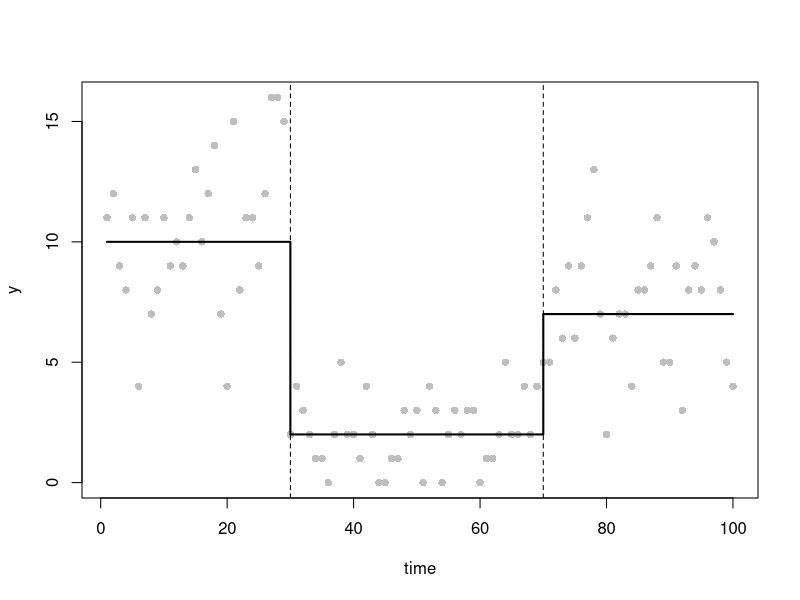
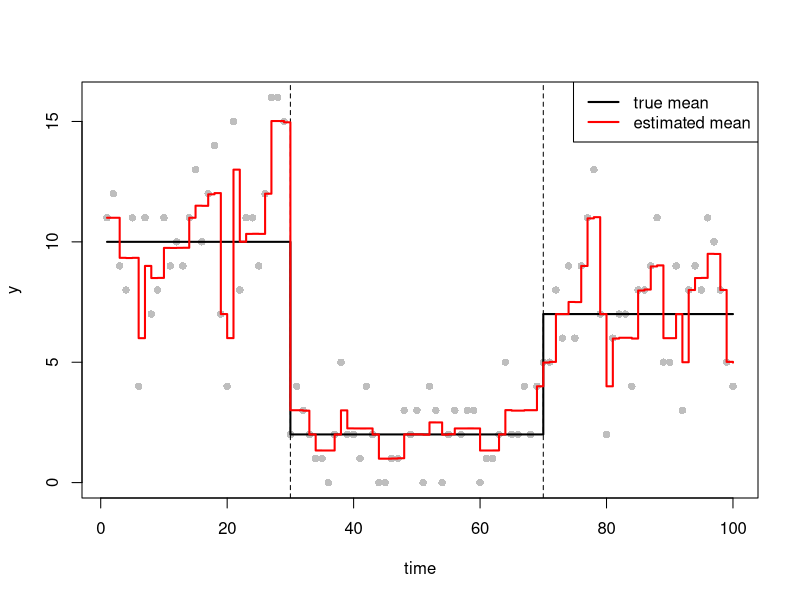
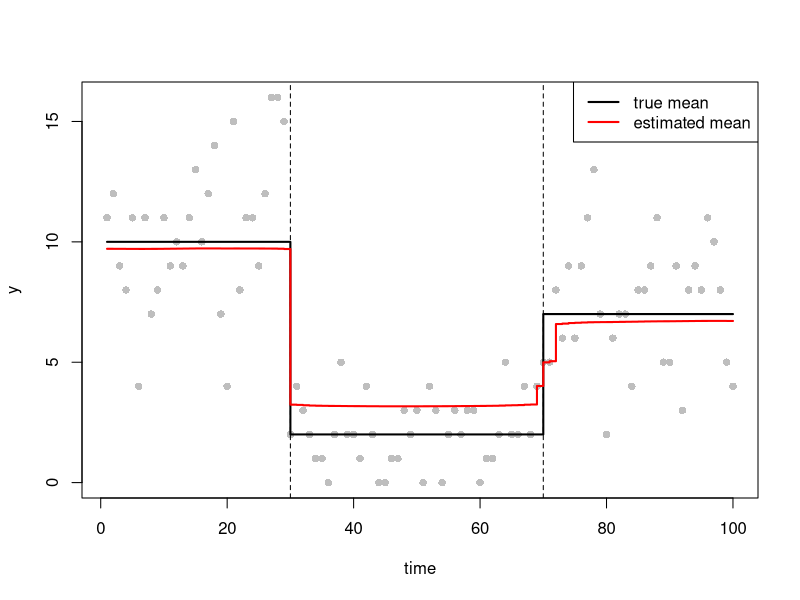
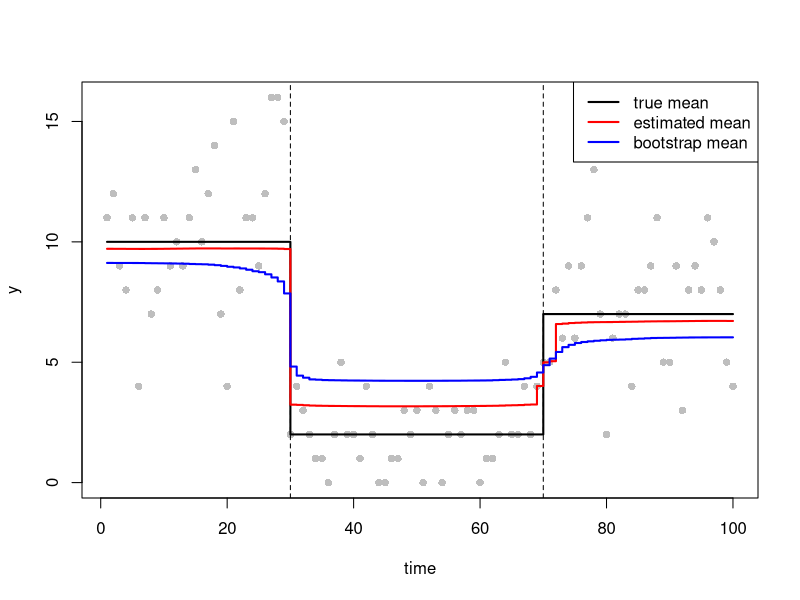
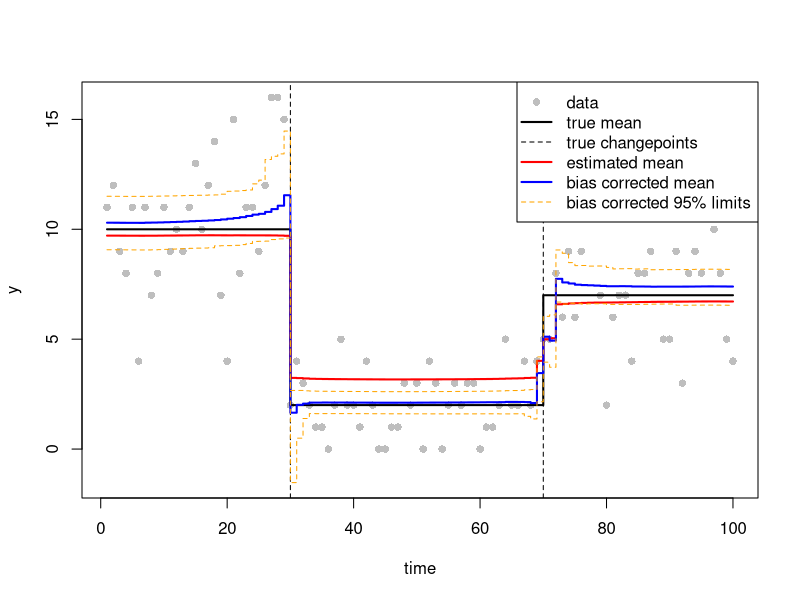

Source code (R) for these figures, in order:
## overview: 
## This code studies changepoint estimation. A changepoint is a time point
## where the underlying probability distribution abruptly changes. The data
## are modelled as Poisson random variables where the mean parameter changes
## abruptly over time, and we use optim to estimate the mean function and thus
## infer the number and positions of the changepoints.
## In this code:
## - We simulate a data set from a Poisson model with a known mean function and
##   known changepoints.
## - We define the penalised cost function of the Poisson changepoint model 
##   (the objective to be minimised), and its gradient and Hessian matrix, and
##   test them by finite differencing.
## - We fit the Poisson changepoint model to the simulated data set with a
##   given penalty parameter, minimising the objective using the BFGS method.
## - We find the best penalty parameter lambda by minimising the mBIC over a
##   grid of values.
## - We refit the changepoint model with the best penalty value to get the
##   final estimate of beta, and use it to estimate the number and locations
##   of the changepoints.
## - We assess the uncertainty of the mean function by parametric bootstrapping,
##   and use it to compute a bias corrected mean function and bias corrected
##   95% confidence intervals.

## outline:
## 1. function definitions:
## - poission_lasso_objective, poission_lasso_grad, poission_lasso_hess,
##   compute the penalised cost function of the Poisson changepoint model and
##   its gradient and Hessian matrix
## - fd_test, test the gradient and Hessian matrix by finite differencing
## - fit_changepoint, fit the model for a given penalty parameter using optim
## - plt, plot the data with the true mean function and true changepoints
## 2. analysis:
## - simulate the data and test the derivative functions
## - preliminary sanity check by fitting the model with the default penalty 
##   parameter
## - find the best penalty value that minimises the mBIC over a grid of values
## - refit the changepoint model with the best penalty value to get the final
##   estimate of beta, and estimate the number and locations of the changepoints
## - parametric bootstrapping, and use bootstrap samples to compute the bias
##   corrected mean function and 95% confidence intervals
## - final plot

## function definitions:
## poission_lasso_objective: penalised cost function of the Poisson changepoint
## model
## inputs: beta, the parameter vector of length n, where beta_1 is the
##         intercept value, with beta_k (k>=2) denoting the change in the
##         log-mean function relative to the last time step
##         y, the data vector
##         lambda, the penalty parameter, set a default value of 1
##         eps, the smoothing parameter for approximating the absolute
##         function, set a default value of 1e-6.
## outputs: the value of the penalised cost
## work: compute the mean function from beta, then construct the negative 
##       log-likelihood function, add lambda times the sum of 
##       sqrt(beta_k^2 + eps) over k = 2,...,n, which shrinks beta_k towards 0

poission_lasso_objective <- function(beta, y, lambda = 1, eps = 1e-6){
  eta <- cumsum(beta)  ## linear predictor, eta_k = beta_1 + ... + beta_k
  mu <- exp(eta)  ## mean function, mu_k = exp(eta_k)
  nll <- sum(mu - y*eta + lgamma(y+1))  ## negative log likelihood
  penalty <- lambda * sum(sqrt(beta[-1]^2 + eps))  ## beta_1 is not penalised
  nll + penalty
}

## poission_lasso_grad: first derivatives of the penalised cost function of the
##                      Poisson changepoint model with respect to beta
## inputs: beta, the parameter vector of length n, where beta_1 is the 
##         intercept value, with beta_k (k>=2) denoting the change in the
##         log-mean function relative to the last time step
##         y, the data vector
##         lambda, the penalty parameter, set a default value of 1
##         eps, the smoothing parameter for approximating the absolute function,
##         set a default value of 1e-6
## outputs: the gradient vector of length n
## work: compute the mean function from beta, construct the gradient of the 
##       negative log likelihood by summing mu_k - y_k where k = j,...,n,
##       for each beta_j (j = 1,...,n), add the derivative of the penalty 
##       for j = 2,..., n

poission_lasso_grad <- function(beta, y, lambda = 1, eps = 1e-6){
  eta <- cumsum(beta)  ## linear predictor, eta_k = beta_1 + ... + beta_k
  mu <- exp(eta)  ## mean function, mu_k = exp(eta_k)
  ## need to calculate the sum of mu - y from each position j to the end, cumsum
  ## adds up from the start, so reverse the vector first, then reverse back to
  ## keep the original order
  grad_nll <- rev(cumsum(rev(mu - y)))
  ## derivative of the penalty, beta_1 is not penalised
  grad_penalty <- c(0, (lambda*beta[-1]) / sqrt(beta[-1]^2 + eps))
  grad_nll + grad_penalty 
}

## poission_lasso_hess: second derivatives of the penalised cost function of the
##                      Poisson changepoint model with respect to beta
## inputs: beta, the parameter vector of length n, where beta_1 is the 
##         intercept value, with beta_k (k>=2) denoting the change in the
##         log-mean function relative to the last time step
##         y, the data vector
##         lambda, the penalty parameter, set a default value of 1
##         eps, the smoothing parameter for approximating the absolute function,
##         set a default value of 1e-6
## outputs: the n×n Hessian matrix
## work: compute the mean function from beta, construct the Hessian matrix of
##       the negative log likelihood by summing mu_k where k = max(i,j),...,n,
##       for each (beta_i, beta_j) with i,j = 1,...,n, add the second derivative
##       of the penalty on the diagonal for j = 2,...,n

poission_lasso_hess <- function(beta, y, lambda = 1, eps = 1e-6){
  n <- length(beta)
  eta <- cumsum(beta)  ## linear predictor, eta_k = beta_1 + ... + beta_k
  mu <- exp(eta)  ## mean function, mu_k = exp(eta_k)
  ## need to calculate the sum of mu from each position k to the end
  ## cumsum adds up from the start, so reverse the vector first, then reverse
  ## back to keep the original order
  mu_remaining <- rev(cumsum(rev(mu)))
  ## only when k >= i, mu_k changes as beta_i changes; only when k >= j,
  ## mu_k changes as beta_j changes
  ## so only when k >= max(i, j), mu_k is affected by both beta_i and beta_j
  hess_nll <- matrix(0, n, n)
  for (i in 1:n) {
    for (j in 1:n) {
      hess_nll[i, j] <- mu_remaining[max(i, j)]
    }
  }
  ## the first derivative of the penalty with respect to beta_j only contains
  ## beta_j, so differentiating again with respect to beta_i will be 0
  ## so only the diagonal (j, j) will be nonzero
  ## beta_1 is not penalised, entry = 0
  hess_penalty <- diag(c(0, (lambda*eps) / (beta[-1]^2 + eps)^1.5))
  hess_nll + hess_penalty
}

## fd_test: using finite difference approximations to check the gradient and
##          Hessian matrix computed by code
## inputs: beta0, the parameter vector used in testing
##         y, the data vector
##         lambda, the penalty parameter, set a default value of 1
##         eps, the smoothing parameter for approximating the absolute function,
##         set a default value of 1e-6
##         h, the finite difference interval, set a default value of 1e-7
## outputs: a vector with two numbers, the largest absolute difference between
##          the result computed by code and the finite difference
##          approximations for gradient and Hessian matrix
## work: increase each beta_i (i = 1,...,n) by h each time, approximate the
##       gradient from the change in the objective and the Hessian from the
##       change in the gradient, then compare with the derivatives computed by
##       code

fd_test <- function(beta0, y, lambda = 1, eps = 1e-6, h = 1e-7){
  n <- length(beta0)
  obj0 <- poission_lasso_objective(beta0, y, lambda, eps)  ## objective at beta0
  grad0 <- poission_lasso_grad(beta0, y, lambda, eps)  ## gradient at beta0
  fd <- rep(0, n)  ## finite difference approximation for the gradient
  ## finite difference approximation for the Hessian matrix
  Hfd <- matrix(0, n, n)
  for (i in 1:n){
    beta1 <- beta0
    beta1[i] <- beta1[i] + h  ## increase beta_i by h
    obj1 <- poission_lasso_objective(beta1, y, lambda, eps)
    grad1 <- poission_lasso_grad(beta1, y, lambda, eps)
    ## derivative of the objective with respect to beta_i
    fd[i] <- (obj1 - obj0) / h
    ## derivative of the gradient with respect to beta_i
    Hfd[i, ] <- (grad1 - grad0) / h
  }
  hess0 <- poission_lasso_hess(beta0, y, lambda, eps)
  ## if the code is correct, the largest absolute difference between the
  ## derivatives computed by code and the approximations will be close to 0
  grad_diff <- max(abs(grad0 - fd))
  hess_diff <- max(abs(hess0 - Hfd))
  c(grad_diff, hess_diff)
}

## fit_changepoint: fit the Poisson changepoint model to the simulated dataset
##                  with a given penalty parameter
## inputs: y, the data vector
##         lambda, the penalty parameter, set a default value of 1
##         eps, the smoothing parameter for approximating the absolute function,
##         set a default value of 1e-6
## outputs: a list returned by optim
## work: initialise the parameter vector at beta_1 = log(mean(y)) and beta_k = 0
##       for all k >= 2, then minimise the objective using the BFGS method in
##       the optim command, and give a warning if optim did not converge

fit_changepoint <- function(y, lambda = 1, eps = 1e-6) {
  n <- length(y)
  ## start with a constant mean, mean(y), at every time point
  beta_start <- c(log(mean(y)), rep(0, n-1)) 
  ## find the beta that minimises the objective, starting from beta_start
  ## increase the maximum number of iterations from the default 100, as 100 is
  ## not enough to converge
  fit <- optim(beta_start, poission_lasso_objective, gr = poission_lasso_grad, 
               y = y, lambda = lambda, eps = eps, method = "BFGS", 
               control = list(maxit = 1000)) 
  if (fit$convergence != 0) warning("optim did not converge") 
  fit
}

## plt: plot the data with the true mean function and true changepoints
## inputs: time, the time points
##         y, the data vector
##         mu_true, the true mean function
##         tau_true, the ordered changepoint locations tau_0 < tau_1 < ...
##         < tau_m < tau_{m+1}, where m is the number of changepoints,
##         tau_0 = 1 and tau_{m+1} = n+1
##         ylim, the y-axis limits
## outputs: a plot
## work: plot the data with grey points, plot the true mean with black step
##       lines, plot the true changepoints with black dashed vertical lines
plt <- function(time, y, mu_true, tau_true, ylim = range(y)) {
  plot(time, y, pch = 16, col = "grey", xlab = "time", ylab = "y", ylim = ylim)
  lines(mu_true, col="black", lwd=2, type ="s")
  ## drop tau_0 and tau_{m+1} and plot changepoints
  abline(v = tau_true[-c(1,length(tau_true))], lty="dashed")
}

## simulate the data: 
## set.seed(12345) is used so that the results can be reproduced
set.seed(12345)
n <- 100
time <- 1:n
## changepoint positions (with tau_0 and tau_{m+1})
tau_true <- c(1, 30, 70, n+1)
m_true <- length(tau_true)-2  ## number of cpts (m)
theta_true <- c(10, 2, 7)  ## segment parameters (theta_1, theta_2, theta_3)               
mu_true <- numeric(n)  ## mean function
for(i in seq_along(theta_true))
  mu_true[tau_true[i]:(tau_true[i+1]-1)] <- theta_true[i]
y <- rpois(n, lambda = mu_true) ## simulate data y
## plot the simulated data, the true mean function, and the true changepoints
plt(time, y, mu_true, tau_true)

## test the derivative functions by finite differencing:
## beta_1 = log(mean(y)), so that mu_1 equals the average of y, and set the
## other parameters small and nonzero
beta0 <- c(log(mean(y)), rep(0.05, n - 1))
## if the derivatives are correct, the two differences will be close to 0
fd_test(beta0, y) 

## preliminary sanity check:
## fit the model with the default penalty parameter of lambda = 1
fit <- fit_changepoint(y, lambda = 1)
## compute the estimated mean function from the estimated beta
mu_lambda1 <- exp(cumsum(fit$par))
## plot the data, the true mean function, the estimated mean function
plt(time, y, mu_true, tau_true)
lines(mu_lambda1, col = "red", lwd = 2, type = "s")  ## add the estimated mean
legend("topright", legend = c("true mean", "estimated mean"),
       col = c("black", "red"), lwd = 2)

## choosing an appropriate lambda by minimising the mBIC:
## search over the grid of log(lambda) values to find the penalty parameter
## that minimises the mBIC
log_lambda <- seq(-1, 5, by = 0.05)
n_grid <- length(log_lambda)
m_tilde <- rep(0, n_grid)  ## the effective number of changepoints
mbic <- rep(0, n_grid)  ## mBIC at each lambda
for (i in seq_along(log_lambda)){
  lambda <- exp(log_lambda[i])
  ## estimate beta using optim (fit_changepoint warns if it did not converge)
  fit <- fit_changepoint(y, lambda = lambda)
  beta_hat <- fit$par
  ## evaluate the Hessians H_lambda and H_0 for the parameter estimates, and
  ## compute the effective degrees of freedom 
  ## EDF(lambda) = trace(H_lambda^{-1} H_0)
  H_lambda <- poission_lasso_hess(beta_hat, y, lambda = lambda)
  H_0 <- poission_lasso_hess(beta_hat, y, lambda = 0)
  edf_lambda <- sum(diag(solve(H_lambda, H_0)))
  ## evaluate the maximum log likelihood, estimate the effective number of
  ## changepoints, and then compute mBIC(lambda)
  ll <- -poission_lasso_objective(beta_hat, y, lambda = 0)
  m_tilde[i] <- edf_lambda - 1 ## effective number of changepoints
  mbic[i] <- 3*m_tilde[i]*log(n) - 2*ll
}

## find the best penalty value lambda_hat that minimises the mBIC
best <- which.min(mbic) ## index of smallest mBIC
lambda_hat <- exp(log_lambda[best]) ## best penalty value
## display the results
lambda_hat
m_tilde[best]

## fit the model with lambda_hat:
## refit the changepoint model with the best penalty value lambda_hat to get
## the final estimate of beta
fit_best <- fit_changepoint(y,lambda = lambda_hat)
beta_best <- fit_best$par
mu_hat <- exp(cumsum(beta_best))  ## estimated mean function
## plot the data, the true mean function, and the estimated mean function
plt(time, y, mu_true, tau_true)
lines(mu_hat, col = "red", lwd = 2, type = "s")  ## add the estimated mean
legend("topright", legend = c("true mean", "estimated mean"),
       col = c("black", "red"), lwd = 2)
## estimate the number of changepoints by rounding down the effective number
## of changepoints
m_hat <- floor(m_tilde[best])
## drop beta_1, order the estimated parameters |beta_k| from largest to smallest
ord <- order(abs(beta_best[-1]), decreasing = TRUE)
## add 1 because beta_1 was dropped, which shifted every position back by 1
tau_hat <- ord[1:m_hat] + 1
m_hat  ## estimated number of changepoints
tau_hat  ## estimated changepoint positions

## assess the uncertainty of the mean function by parametric bootstrapping:
## simulate B = 200 data sets from a Poisson model with mean function mu_hat,
## refit the model to each one (using the best penalty value lambda_hat for
## all simulations) and evaluate the mean function based on the new estimates

B <- 200
mu_bootstrap <- matrix(0, B, n)  ## row b is the estimate from data set b
for (b in 1:B){
  ## simulate a new data set y_sim 
  y_sim <- rpois(n, lambda = mu_hat)  ## the lambda of rpois is the Poisson mean
  ## refit the model to y_sim, fit_changepoint gives a warning if optim did 
  ## not converge
  fit_sim <- fit_changepoint(y_sim, lambda = lambda_hat)
  mu_bootstrap[b, ] <- exp(cumsum(fit_sim$par))
}
mu_bar <- colMeans(mu_bootstrap) ## estimated mean function from bootstrap
## plot the data, the true mean function, the estimated mean function mu_hat,
## and the bootstrap estimate mu_bar
plt(time, y, mu_true, tau_true)
lines(mu_hat, col = "red", lwd = 2, type = "s") ## estimated mean
lines(mu_bar, col = "blue", lwd = 2, type = "s") ## bootstrap mean
legend("topright", legend = c("true mean", "estimated mean",
                              "bootstrap mean"), 
       col = c("black", "red", "blue"), lwd = 2)
## to get the bias corrected mean function, subtract the estimated bias
## mu_bar - mu_hat from mu_hat
mu_bc <- 2*mu_hat - mu_bar ## bias corrected mean function
## evaluate the bias corrected 95% confidence intervals
q <- apply(mu_bootstrap, 2, quantile, probs = c(0.025, 0.975))
qL <- q[1, ]  ## lower limit
qU <- q[2, ]  ## upper limit
qL_bc <- 2*mu_hat - qU ## bias corrected lower limit
qU_bc <- 2*mu_hat - qL ## bias corrected upper limit

## final plot:
## produce a plot showing the original data y, the true mean function mu, the
## estimated mean function mu_hat, the bias corrected mean function mu_bc, and
## the bias corrected 95% confidence limits qL_bc and qU_bc
## ylim is set so that the plot fits the data and the confidence limits
plt(time, y, mu_true, tau_true, ylim = range(c(y, qL_bc, qU_bc)))
lines(time, mu_hat, col = "red", lwd = 2, type = "s")  ## estimated mean
lines(time, mu_bc, col = "blue", lwd = 2, type = "s")  ## bias corrected mean
lines(time, qL_bc, col = "orange", lty = "dashed", type = "s")  ## lower limit
lines(time, qU_bc, col = "orange", lty = "dashed", type = "s")  ## upper limit
legend("topright", legend = c("data", "true mean", "true changepoints",
                              "estimated mean", "bias corrected mean", 
                              "bias corrected 95% limits"),
       col = c("grey", "black", "black", "red", "blue", "orange"),
       pch = c(16, NA, NA, NA, NA, NA), lty = c(NA, 1, 2, 1, 1, 2),
       lwd = c(NA, 2, 1, 2, 2, 1))
